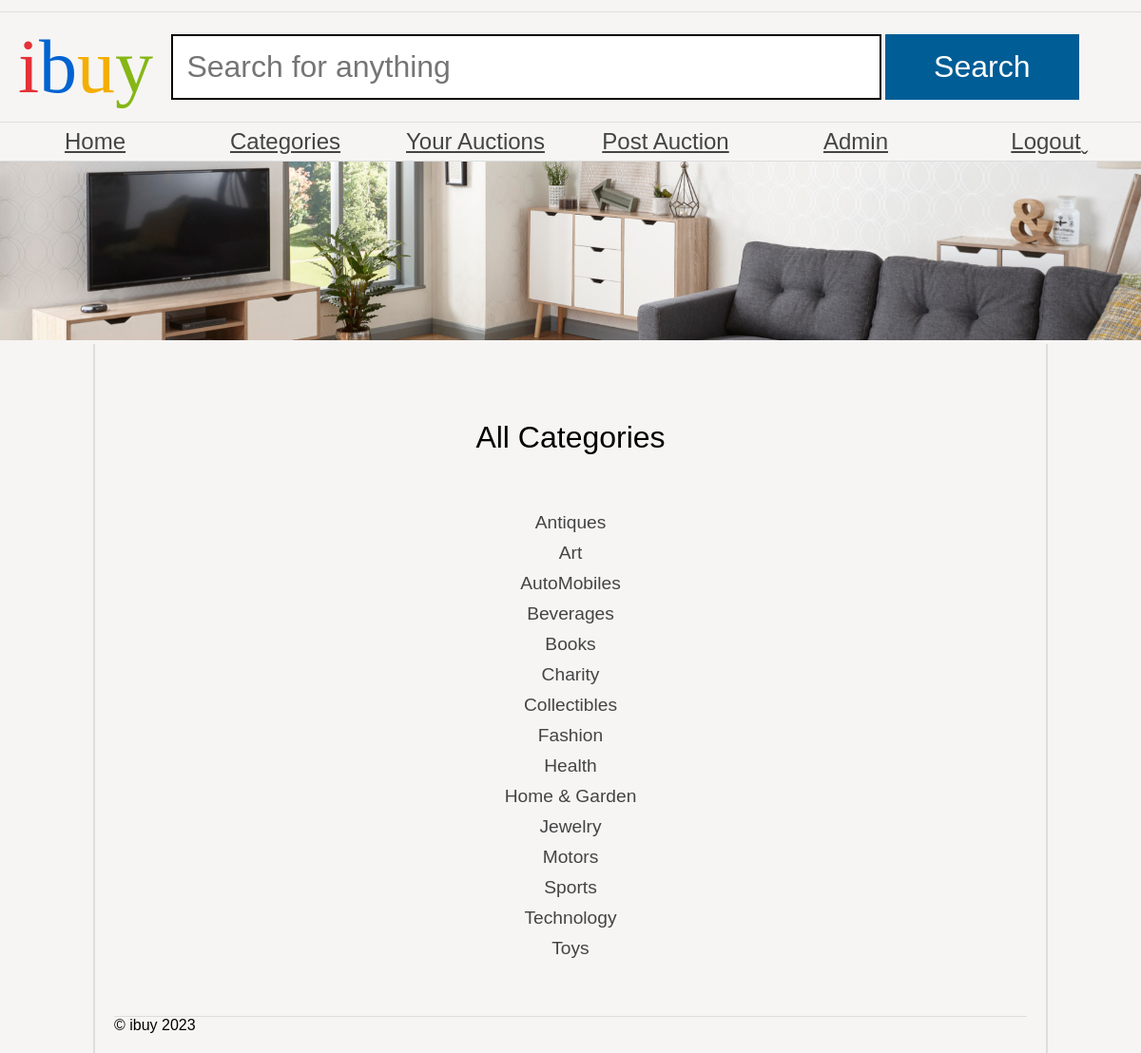
The app's page /all_categories.php (signed in) with its own data.
### tables this page shows
CREATE TABLE `categories` (
  `categoryName` VARCHAR(20) NOT NULL PRIMARY KEY
);

### all_categories.php (the view, shortened to what this page needs)
<?php
require('dataconnection/configuration.php');
?>
<!DOCTYPE html>
<html>
<head>
    <link rel="stylesheet" href="ibuy.css" />
</head>
<body>
    <header>
        <h1><span class="i">i</span><span class="b">b</span><span class="u">u</span><span class="y">y</span></h1>
        <form action="browse_products.php" method="get">
            <input type="text" name="search" placeholder="Search for anything" />
            <input type="submit" name="submit" value="Search" />
        </form>
    </header>
    <nav>
        <ul>
            <li><a class="categoryLink" href="user_dashboard.php">Home</a></li>
            <li class="dropdown">
                <a href="#" class="categoryLink">Categories</a>
            </li>
            <li><a class="categoryLink" href="user_auctions.php">Your Auctions</a></li>
            <li><a class="categoryLink" href="post_auction.php">Post Auction</a></li>
            <li><a class="categoryLink" href="\Admin\adminlogin.php">Admin</a></li>
            <li><a class="categoryLink" href="logout.php">Logout</a></li>
        </ul>
    </nav>
    <img src="banners/1.jpg" alt="Banner" />
    <main>
        <h1>All Categories</h1>
        <ul class="categoryList">
            <?php
            $categoriesQuery = "SELECT categoryName FROM categories";
            $categoriesResult = $pdo->query($categoriesQuery);
            while ($category = $categoriesResult->fetch(PDO::FETCH_ASSOC)) {
                echo '<li><a href="category_auctions.php?category=' . $category['categoryName'] . '">' . $category['categoryName'] . '</a></li>';
            }
            ?>
        </ul>
        <footer>
            &copy; ibuy <?php echo date("Y"); ?>
        </footer>
    </main>
</body>
</html>

### ibuy.css (style rules this page uses)
* { margin: 0; padding: 0; }
body { font-family: 'Oxygen-Regular', sans-serif; background-color: #f6f5f4; max-width: 100vw; overflow-x: hidden; }
h1, h2, h3, h4 { font-weight: normal; }
a, a:visited { color: #444; }
header { margin-top: 1vw; font-family: 'Univers-Light-Normal'; display: grid; grid-template-columns: 15% 85%; align-items: center; padding-top: 1vw; padding-bottom: 1vw; border-top: 1px solid #ddd; border-bottom: 1px solid #ddd; }
header h1 { text-align: center; font-size: 5em; }
form { display: block; }
header form input[type=text] { border: 3px solid black; font-size: 2em; padding: 0.5em; width: 70%; }
body > img { width: 100vw; }
header form input[type=submit] { background-color: #005d96; color: white; width: 20%; font-size: 2em; padding: 0.5em; cursor: pointer; border: 0; }
header .i { color: #e43137; }
header .b { color: #0063d1; }
header .u { color: #f4ae01; }
header .y { color: #85b716; }
body > nav { border-bottom: 1px solid #ddd; }
body > nav ul li:last-child a:after { content: 'ˬ'; position: absolute; }
body > nav ul { display: flex; width: 100vw; list-style-type: none; }
body > nav ul li { flex: 1; }
body > nav ul li a { display: block; text-align: center; padding-top: 0.5vw; padding-bottom: 0.5vw; font-size: 1.5em; }
main { padding: 3vw; display: block; overflow: hidden; width: 80vw; margin: auto; border-left: 2px solid #ddd; border-right: 2px solid #ddd; }
main h1 { margin-top: 5vw; margin-bottom: 5vw; }
footer { margin-top: 5vw; border-top: 1px solid #ddd; }

### all_categories.php (style rules this page uses)
.dropdown { position: relative; display: inline-block; }
header form input[type=submit] { background-color: #005d96; color: white; width: 20%; font-size: 2em; padding: 0.5em; cursor: pointer; border: 0; }
header form input[type="text"] { border: 2px solid black; font-size: 2em; padding: 0.45em; width: 70%; }
main { padding: 20px; }
.categoryList { list-style: none; padding: 0; text-align: center; }
h1 { list-style: none; padding: 0; text-align: center; }
.categoryList li { margin-bottom: 10px; }
.categoryList li a { text-decoration: none; font-size: 1.2em; }

### records on screen
categories: categoryName "Antiques"
categories: categoryName "Art"
categories: categoryName "AutoMobiles"
categories: categoryName "Beverages"
categories: categoryName "Books"
categories: categoryName "Charity"
categories: categoryName "Collectibles"
categories: categoryName "Fashion"
categories: categoryName "Health"
categories: categoryName "Home & Garden"
categories: categoryName "Jewelry"
categories: categoryName "Motors"
categories: categoryName "Sports"
categories: categoryName "Technology"
categories: categoryName "Toys"
